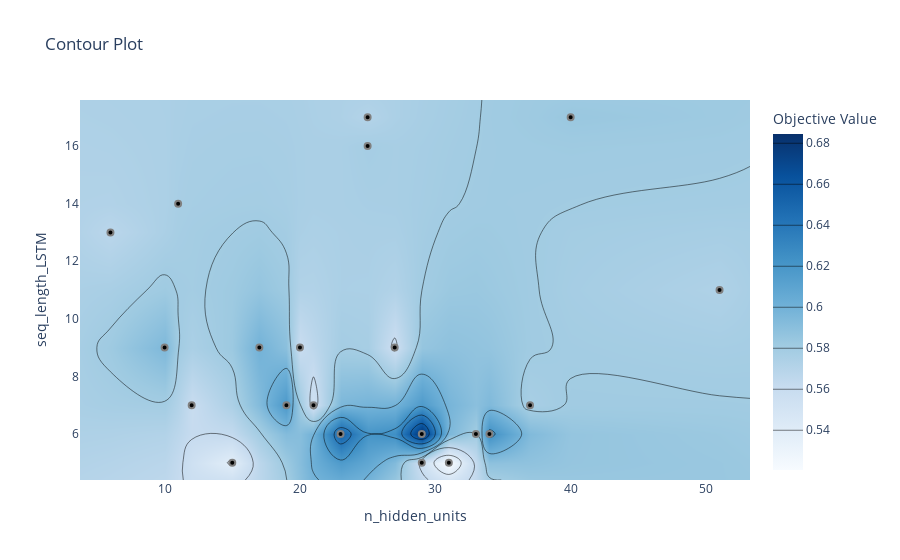

Here is the notebook cell this chart was saved with:
### Code cell
# Plotting the optimization history of the study.

optuna.visualization.plot_optimization_history(study)

#Plotting the accuracies for each hyperparameter for each trial.
    
optuna.visualization.plot_slice(study)

# Plotting the accuracy surface for the hyperparameters involved in the random forest model.

optuna.visualization.plot_contour(study, params=["seq_length_LSTM", "n_hidden_units"])

### Figure 1 — Plotly figure (JSON) as saved in the notebook; plotly's stock layout.template omitted (floating-point values rounded to 4 significant figures; data arrays with more than 128 entries replaced by an {"elided": "..."} marker saying what was removed)
{"data": [{"colorbar": {"title": {"text": "Objective Value"}}, "colorscale": [[0, "rgb(247,251,255)"], [0.125, "rgb(222,235,247)"], [0.25, "rgb(198,219,239)"], [0.375, "rgb(158,202,225)"], [0.5, "rgb(107,174,214)"], [0.625, "rgb(66,146,198)"], [0.75, "rgb(33,113,181)"], [0.875, "rgb(8,81,156)"], [1, "rgb(8,48,107)"]], "connectgaps": true, "contours": {"coloring": "heatmap"}, "hoverinfo": "none", "line": {"smoothing": 1.3}, "reversescale": false, "type": "contour", "x": [3.75, 6, 10, 11, 12, 15, 17, 19, 20, 21, 23, 25, 27, 29, 31, 33, 34, 37, 40, 51, 53.25], "y": [4.4, 5, 6, 7, 9, 11, 13, 14, 16, 17, 17.6], "z": {"elided": "11x21 float values"}}, {"marker": {"color": "black", "line": {"color": "Gray", "width": 2}}, "mode": "markers", "name": "Feasible Trial", "showlegend": false, "type": "scatter", "x": [27, 40, 51, 25, 25, 10, 6, 11, 15, 34, 31, 19, 21, 12, 33, 17, 20, 29, 29, 37, 23], "y": [9, 17, 11, 16, 17, 9, 13, 14, 5, 6, 5, 7, 7, 7, 6, 9, 9, 6, 5, 7, 6]}, {"marker": {"color": "#cccccc", "line": {"color": "Gray", "width": 2}}, "mode": "markers", "name": "Infeasible Trial", "showlegend": false, "type": "scatter", "x": [], "y": []}], "layout": {"title": {"text": "Contour Plot"}, "xaxis": {"range": [3.75, 53.25], "title": {"text": "n_hidden_units"}}, "yaxis": {"range": [4.4, 17.6], "title": {"text": "seq_length_LSTM"}}}}
